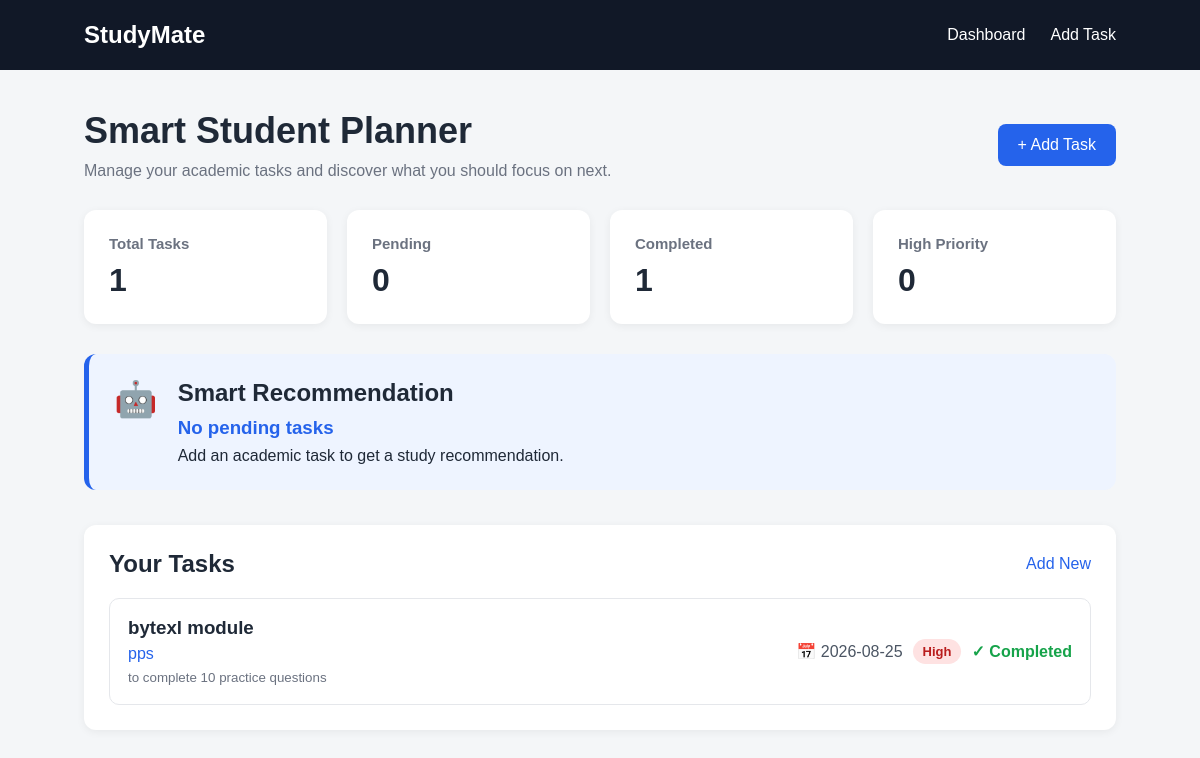
The page / on the database its author committed.
### tables this page shows
CREATE TABLE tasks (
            id INTEGER PRIMARY KEY AUTOINCREMENT,
            title TEXT NOT NULL,
            subject TEXT NOT NULL,
            deadline TEXT NOT NULL,
            priority TEXT NOT NULL,
            description TEXT,
            status TEXT DEFAULT 'Pending'
        );

### app.py (the view)
@app.route("/")
def home():
    conn = get_db()
    total = conn.execute(
        "SELECT COUNT(*) FROM tasks"
    ).fetchone()[0]
    pending = conn.execute(
        "SELECT COUNT(*) FROM tasks WHERE status = 'Pending'"
    ).fetchone()[0]
    completed = conn.execute(
        "SELECT COUNT(*) FROM tasks WHERE status = 'Completed'"
    ).fetchone()[0]
    high_priority = conn.execute(
        "SELECT COUNT(*) FROM tasks WHERE priority = 'High' AND status = 'Pending'"
    ).fetchone()[0]
    recent_tasks = conn.execute("""
        SELECT * FROM tasks
        ORDER BY deadline ASC
        LIMIT 5
    """).fetchall()
    conn.close()
    recommendation = get_recommendation()
    return render_template(
        "index.html",
        total=total,
        pending=pending,
        completed=completed,
        high_priority=high_priority,
        recent_tasks=recent_tasks,
        recommendation=recommendation
    )

### app.py (called while the page is built, shortened)
def get_db():
    conn = sqlite3.connect(DATABASE)
    conn.row_factory = sqlite3.Row
    return conn

def get_recommendation():
    conn = get_db()
    tasks = conn.execute("""
        SELECT * FROM tasks
        WHERE status = 'Pending'
    """).fetchall()
    performance = conn.execute("""
        SELECT * FROM performance
    """).fetchall()
    conn.close()
    if not tasks:
        return {
            "subject": "No pending tasks",
            "reason": "Add an academic task to get a study recommendation."
        }

### templates/index.html (shortened to what this page needs)
<!DOCTYPE html>
<html lang="en">
<head>
    <link rel="stylesheet"
          href="{{ url_for('static', filename='style.css') }}">
</head>
<body>
    <nav class="navbar">
        <div class="logo">
            StudyMate
        </div>
        <div class="nav-links">
            <a href="/">Dashboard</a>
            <a href="/add">Add Task</a>
        </div>
    </nav>
    <main class="container">
        <section class="hero">
            <div>
                <h1>Smart Student Planner</h1>
                <p>
                    Manage your academic tasks and discover what
                    you should focus on next.
                </p>
            </div>
            <a class="add-button" href="/add">
                + Add Task
            </a>
        </section>
        <section class="stats">
            <div class="stat-card">
                <h3>Total Tasks</h3>
                <strong>{{ total }}</strong>
            </div>
            <div class="stat-card">
                <h3>Pending</h3>
                <strong>{{ pending }}</strong>
            </div>
            <div class="stat-card">
                <h3>Completed</h3>
                <strong>{{ completed }}</strong>
            </div>
            <div class="stat-card">
                <h3>High Priority</h3>
                <strong>{{ high_priority }}</strong>
            </div>
        </section>
        <section class="recommendation">
            <div class="recommendation-icon">
                🤖
            </div>
            <div>
                <h2>Smart Recommendation</h2>
                <h3>
                    {{ recommendation.subject }}
                </h3>
                {% if recommendation.task %}
                    <p>
                        <strong>Focus on:</strong>
                        {{ recommendation.task }}
                    </p>
                    <p class="reason">
                        {{ recommendation.reason }}
                    </p>
                {% else %}
                    <p>
                        {{ recommendation.reason }}
                    </p>
                {% endif %}
            </div>
        </section>
        <section class="tasks-section">
            <div class="section-header">
                <h2>Your Tasks</h2>
                <a href="/add">
                    Add New
                </a>
            </div>
            {% if recent_tasks %}
            <div class="task-list">
                {% for task in recent_tasks %}
                <div class="task-card">
                    <div class="task-info">
                        <h3>
                            {{ task["title"] }}
                        </h3>
                        <p>
                            {{ task["subject"] }}
                        </p>
                        {% if task["description"] %}
                        <small>
                            {{ task["description"] }}
                        </small>
                        {% endif %}
                    </div>
                    <div class="task-details">
                        <span class="deadline">
                            📅 {{ task["deadline"] }}
                        </span>
                        <span class="priority {{ task['priority']|lower }}">
                            {{ task["priority"] }}
                        </span>
                        {% if task["status"] == "Completed" %}
                            <span class="completed">
                                ✓ Completed
                            </span>
                        {% endif %}
                    </div>
                </div>
                {% endfor %}
            </div>
            {% endif %}
        </section>
    </main>
</body>
</html>

### static/style.css (style rules this page uses)
* { margin: 0; padding: 0; box-sizing: border-box; }
body { font-family: Arial, Helvetica, sans-serif; background: #f4f6f8; color: #1f2937; }
.navbar { height: 70px; background: #111827; color: white; display: flex; align-items: center; justify-content: space-between; padding: 0 7%; }
.logo { font-size: 24px; font-weight: bold; }
.nav-links { display: flex; gap: 25px; }
.nav-links a { color: white; text-decoration: none; }
.container { width: 86%; max-width: 1200px; margin: 40px auto; }
.hero { display: flex; justify-content: space-between; align-items: center; margin-bottom: 30px; }
.hero h1 { font-size: 36px; margin-bottom: 10px; }
.hero p { color: #6b7280; }
.add-button { background: #2563eb; color: white; text-decoration: none; padding: 12px 20px; border-radius: 8px; display: inline-block; }
.stats { display: grid; grid-template-columns: repeat(4, 1fr); gap: 20px; margin-bottom: 30px; }
.stat-card { background: white; padding: 25px; border-radius: 12px; box-shadow: 0 2px 8px rgba(0, 0, 0, 0.06); }
.stat-card h3 { color: #6b7280; font-size: 15px; margin-bottom: 10px; }
.stat-card strong { font-size: 32px; }
.recommendation { background: #eef4ff; border-left: 5px solid #2563eb; padding: 25px; border-radius: 12px; display: flex; gap: 20px; margin-bottom: 35px; }
.recommendation-icon { font-size: 35px; }
.recommendation h2 { margin-bottom: 10px; }
.recommendation h3 { color: #2563eb; margin-bottom: 8px; }
.tasks-section { background: white; padding: 25px; border-radius: 12px; box-shadow: 0 2px 8px rgba(0, 0, 0, 0.06); }
.section-header { display: flex; justify-content: space-between; align-items: center; margin-bottom: 20px; }
.section-header a { color: #2563eb; text-decoration: none; }
.task-list { display: flex; flex-direction: column; gap: 15px; }
.task-card { border: 1px solid #e5e7eb; border-radius: 10px; padding: 18px; display: flex; justify-content: space-between; align-items: center; gap: 20px; }
.task-info h3 { margin-bottom: 6px; }
.task-info p { color: #2563eb; margin-bottom: 5px; }
.task-info small { color: #6b7280; }
.task-details { display: flex; align-items: center; gap: 10px; flex-wrap: wrap; justify-content: flex-end; }
.deadline { color: #4b5563; }
.priority { padding: 5px 10px; border-radius: 20px; font-size: 13px; font-weight: bold; }
.priority.high { background: #fee2e2; color: #b91c1c; }
.completed { color: #16a34a; font-weight: bold; }

### rows shown on the page
tasks: title "bytexl module", subject "pps", description "to complete 10 practice questions", deadline "2026-08-25", priority "High", status "✓ Completed"

### other values the page prints
{{ total }} "1"
{{ pending }} "0"
{{ completed }} "1"
{{ high_priority }} "0"
{{ recommendation.subject }} "No pending tasks"
{{ recommendation.reason }} "Add an academic task to get a study recommendation."
